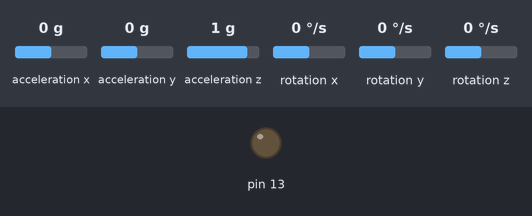
Recording of a sketch running on a simulated Arduino Uno, built with avr-gcc and run on an emulated ATmega328P. Parts: output pins drawn as LEDs (lit = HIGH). The inputs (shaded band) are chosen by the test bench; at power-on: acceleration x 0 g, acceleration y 0 g, acceleration z 1 g, rotation x 0 °/s, rotation y 0 °/s, rotation z 0 °/s.

Above: at 0.1 s.
At 0.6 s:
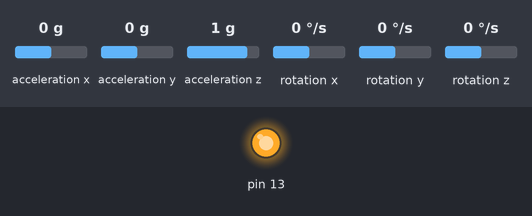
Timing chart, 0 to 2.1 s (numbered marks = the images above):
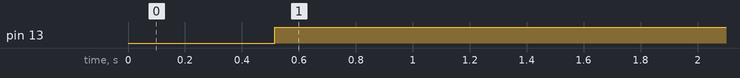

Measured:
- by itself, pin 13: LOW → HIGH at 0.51 s

The sketch:

Program.ino
```cpp
#include "Arduino.h"
#include "Wire.h"
#include "I2Cdev.h"
#include "MPU6050.h"

#define smoothingsize 5
#define boundssize 50
#define movementbounds 375

#define restingx 240
#define restingy 250
#define restingz 500

#define sidewaysx 20
#define sidewaysy 250
#define sidewaysz 250

#define sidewaysdownx 240
#define sidewaysdowny 7
#define sidewaysdownz 240

int statearray[5];


MPU6050 mpu;
long ax[smoothingsize], ay[smoothingsize], az[smoothingsize];
long gx[smoothingsize], gy[smoothingsize], gz[smoothingsize];

int16_t axt;
int16_t ayt;
int16_t azt;
int16_t gxt;
int16_t gyt;
int16_t gzt;

unsigned long lastStateTime;
long rx;
long ry;
long rz;

long fx;
long fy;
long fz;

#define undefined 0
#define resting 1
#define sideways 2
#define sidewaysdown 3
#define sidewaysfront 4
#define rotate 5

bool CheckBounds(int16_t value = 0, int bounds = 0, int = boundssize);


unsigned long prevTime;

void setup()
{
  mpu.initialize();
  Serial.begin(9600);
  Wire.begin();

  for(int i = 0; i < smoothingsize; i++){
    ax[i] = 0;
    ay[i] = 0;
    az[i] = 0;
    gx[i] = 0;
    gy[i] = 0;
    gz[i] = 0;
  }

  pinMode(13,OUTPUT);
  clearStates();
}

void loop()
{
  if(statearray[0] == resting){
    digitalWrite(13,HIGH);
  }
  else{
    digitalWrite(13,LOW);
  }
  int i = 0;
  for(int i = smoothingsize - 1; i >= 1; i--){
    ax[i] = ax[i - 1];
    ay[i] = ay[i - 1];
    az[i] = az[i - 1];
    gx[i] = gx[i - 1];
    gy[i] = gy[i - 1];
    gz[i] = gz[i - 1];
  }


  mpu.getMotion6(&axt, &ayt, &azt, &gxt, &gyt, &gzt);
  ax[0] = (long)axt;
  ay[0] = (long)ayt;
  az[0] = (long)azt;
  gx[0] = gxt;
  gy[0] = gyt;
  gz[0] = gzt;
  rx = average(ax);
  ry = average(ay);
  rz = average(az);
  fx = average2(gx);
  fy = average2(gy);
  fz = average2(gz);

  /*
  Serial.print(rx);
  Serial.print("\t");
  Serial.print(ry);
  Serial.print("\t");
  Serial.print(rz);
  Serial.print("\t");
  Serial.print(fx);
  Serial.print("\t");
  Serial.print(fy);
  Serial.print("\t");
  Serial.println(fz);
  */

  CheckStates();
  prevTime = millis();
  CheckGestures();
}

void CheckStates(){
  CheckmovementX();
  Checkresting();
  Checksideways();
  Checksidewaysdown();
  Checksidewaysfront();
  Checkrotatestate();
}

void CheckGestures(){
  if(statearray[0] == 3)
  {
    clearStates();
    waterPlant();
  }
   if(statearray[0] == 5)
  {
    clearStates();
    updateValues();
  }
  else if(statearray[0] == 2 && millis() - lastStateTime >= 2000)
  {
    clearStates();
    toggleMode();
  }
  else if(statearray[0] == 4 && (millis() - lastStateTime) >= 2000)
  {
    clearStates();
    nextMenu();
  }
  else
  {

  }
}

void waterPlant(){
  Serial.println("a");
}

void toggleMode(){
  Serial.println("b");
}

void nextMenu(){
  Serial.println("c");
}

void updateValues(){
  Serial.println("d");
}


long average(long* value){
  long answer = 0;
  for(int i = 0; i < smoothingsize; i++){
    answer += value[i];
  }
  return map(answer / smoothingsize, -17000, 17000, 0, 511);
}

long average2(long* value){
  long answer = 0;
  for(int i = 0; i < smoothingsize; i++){
    answer += value[i];
  }
  return map(answer / smoothingsize, -10000, 10000, -255, 255);
}

unsigned long restingtimer = 500;
#define TIMER 500

unsigned long sidewaystimer = 100;

unsigned long sidewaysdowntimer = 200;


unsigned long rotatetimer = 500;

void Checkresting(){
  if(statearray[0] != resting && CheckBounds(rx,restingx, 55) && CheckBounds(ry,restingy, 55) && CheckBounds(rz,restingz, 55))
  {
    if(millis() - restingtimer >= TIMER){
      CheckGestures();
      clearStates();
      changeState(resting);
      restingtimer = millis();
    }
    return;
  }

  restingtimer = millis();
}

void Checksideways(){
  if(statearray[0] == resting &&
     CheckBounds(rx,sidewaysx, 80)  &&
     CheckBounds(ry,sidewaysy, 80)  &&
     CheckBounds(rz,sidewaysz, 80))
  {
      if(millis() - sidewaystimer >= TIMER){
        changeState(sideways);
        sidewaystimer = millis();
      }
      return;
  }
  sidewaystimer = millis();
}

void Checksidewaysdown(){
  if((statearray[0] == resting || statearray[0] == sideways) &&
     statearray[0] != sidewaysfront                           &&
     statearray[0] != undefined                               &&
     CheckBounds(rx,sidewaysdownx)                            &&
     CheckBounds(ry,sidewaysdowny)                            &&
     CheckBounds(rz,sidewaysdownz))
  {
      if(millis() - sidewaysdowntimer >= TIMER){
        changeState(sidewaysdown);
        sidewaysdowntimer = millis();
      }
      return;
  }
  sidewaysdowntimer = millis();
}
bool xmovement = false;
void Checksidewaysfront(){
  if(statearray[0] == sideways && xmovement)
  {
      if(millis() - lastStateTime >= 200)
      {
        changeState(sidewaysfront);
        return;
      }
  }
}


void Checkrotatestate(){
  if(statearray[0] == sidewaysfront && xmovement)
  {
     if(millis() - rotatetimer >= 1500){
      changeState(rotate);
      rotatetimer = millis();
      }
      return;
  }
  rotatetimer = millis();
}

unsigned long xmovementTimer = 500;

void CheckmovementX(){
  if(fx > movementbounds || fx < -movementbounds){
    xmovement = true;
    xmovementTimer = millis();
  }
  if(millis() - xmovementTimer >= TIMER){
    xmovement = false;
  }

}


void changeState(int value){
  for(int i = 4; i >= 1; i--){
    statearray[i] = statearray[i - 1];
  }
  statearray[0] = value;
  lastStateTime = millis();
  //Serial.println(value);
}

void clearStates(){
  for(int i = 0; i < 5; i++){
    statearray[i] = undefined;
  }
}

bool CheckBounds(int16_t value, int bounds, int bsize){
  return value > bounds - bsize && value < bounds + bsize;
}
```

Event.cpp
```cpp
#include "Event.h"

// Constructor for an event
Event::Event(void (*action)(), unsigned long time){
  this->action = action;
  this->time = time + millis();
}
```

Event.h
```cpp
#ifndef EVENTHEADER
#define EVENTHEADER
#include "Arduino.h"
class Event {
  public:
    Event(void (*action)(), unsigned long time);
    unsigned long time;
    void (*action)();
};

#endif
```

EventQueue.cpp
```cpp
#include "EventQueue.h"

// Empty EventQueue
EventQueue::EventQueue()
{
  for(int i = 0; i < QueSize; i++){
    queue[i] = nullptr;
  }
}

/// Enqueue an event into the queue
void EventQueue::Enqueue(Event *e)
{
#ifndef RELEASE
  if(Count == QueSize){
    Serial.print("WARNING QUEUE IS FULL");
  }
#endif
  CheckMillis();
  queue[Count] = e;
  Count++;
  Rootify(Count);
}

void EventQueue::Enqueue(void (*action)(), unsigned long time){
  Enqueue(new Event(action, time));
}


/// longtime for catching the 49.71 day period
#define longtime 2147483648
/// Check if an event must be handled and handle if so
void EventQueue::PerformEvents()
{
  CheckMillis();
  if(Count == 0 || millis() < queue[0]->time || (millis() > queue[0]->time && millis() - queue[0]->time > longtime)) return;
  PerformEvent(queue[0]);
  Count--;
  queue[0] = queue[Count];
  Heapify(1);
}

/// Handle event e
void EventQueue::PerformEvent(Event* e){
  if(e != NULL){
    e->action();
    delete(e);
  }
}

/// Checks if the millis went back to 0
void EventQueue::CheckMillis(){
  unsigned long mil = millis();
  if(mil >= prevMillis){
    prevMillis = mil;
    return;
  }
  for(int i = 0; i < Count; i++)
  {
    if(queue[i]->time > longtime){
      queue[i]->time = 0;
    }
  }
}

/// From heap, orders the heap from a leaf to a root
void EventQueue::Rootify(int index){
  if(index == 1 || queue[index - 1]->time > queue[index / 2 - 1]->time || queue[index / 2 - 1]->time - queue[index - 1]->time > longtime) return;
  Swap(index - 1, index / 2 - 1);
  Rootify(index / 2);
}

/// From heap, orders the heap from the index to a leaf
void EventQueue::Heapify(int index){
  if(index * 2 > Count) return;
  Event* e = queue[index - 1];
  int otherindex = index;
  if((e->time > queue[index * 2 - 1]->time && e->time - queue[index * 2 - 1]->time < longtime) || (e->time < queue[index * 2 - 1]->time && queue[index * 2 - 1]->time - e->time > longtime)){
    otherindex = index * 2;
    e = queue[otherindex - 1];
  }
  if(index * 2 < Count && (e->time > queue[index * 2]->time && (e->time - queue[index * 2]->time < longtime) || (e->time < queue[index * 2]->time && queue[index * 2]->time - e->time > longtime)))
    otherindex = (index * 2) + 1;

  if (otherindex != index){
    Swap(index - 1, otherindex - 1);
    Heapify(otherindex);
  }
}

/// Swaps 2 elements in an array
void EventQueue::Swap(int index1, int index2){
  Event* tmp = queue[index1];
  queue[index1] = queue[index2];
  queue[index2] = tmp;
}

/// for debugging
/*
void EventQueue::Debug(){
  Serial.print("Count: ");
  Serial.print(Count);
  Serial.println(" Queue:");
  for(int i = 0; i < QueSize; i++){
    if(queue[i] != nullptr){
      Serial.print(queue[i]->time);
      Serial.print(" ");
    }
    else{
      Serial.print("NULL ");
    }
  }
  Serial.println("");
}
*/
```

EventQueue.h
```cpp
#ifndef EVENTQUEUEHEADER
#define EVENTQUEUEHEADER
#define QueSize 24


#include "Event.h"
#include "Arduino.h"

/// A 0-based eventqueue for scheduling
class EventQueue
{
  public:
    EventQueue();
    void Enqueue(Event *e);
    void Enqueue(void (*action)(), unsigned long time);
    void PerformEvents();
    int Count = 0;
  private:
    Event* queue[QueSize];
    void Rootify(int index);
    void Heapify(int index);
    void CheckMillis();
    void Swap(int index1, int index2);
    void PerformEvent(Event* e);
    unsigned long prevMillis = 0;
};

#endif
```
